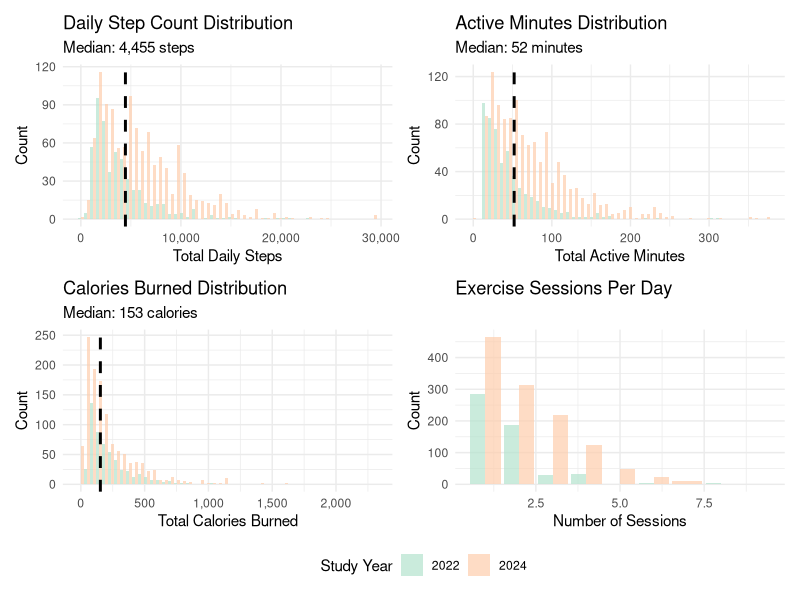
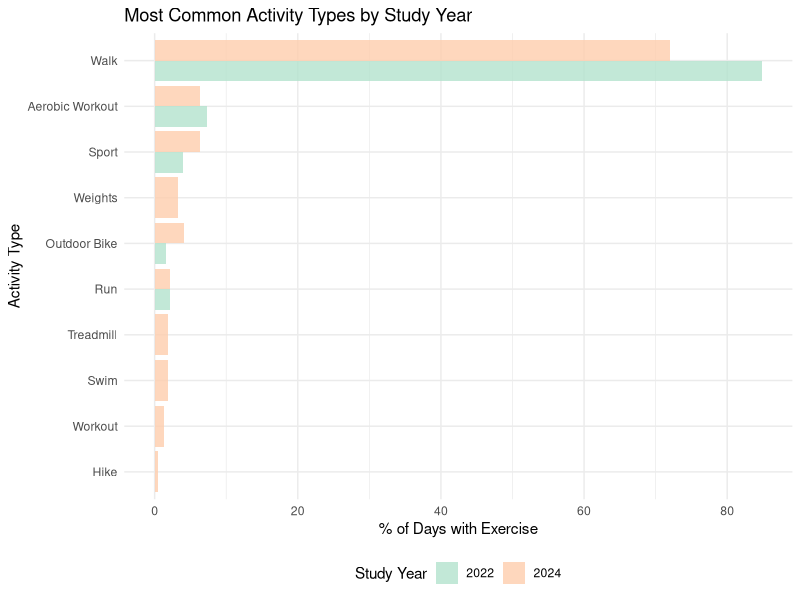
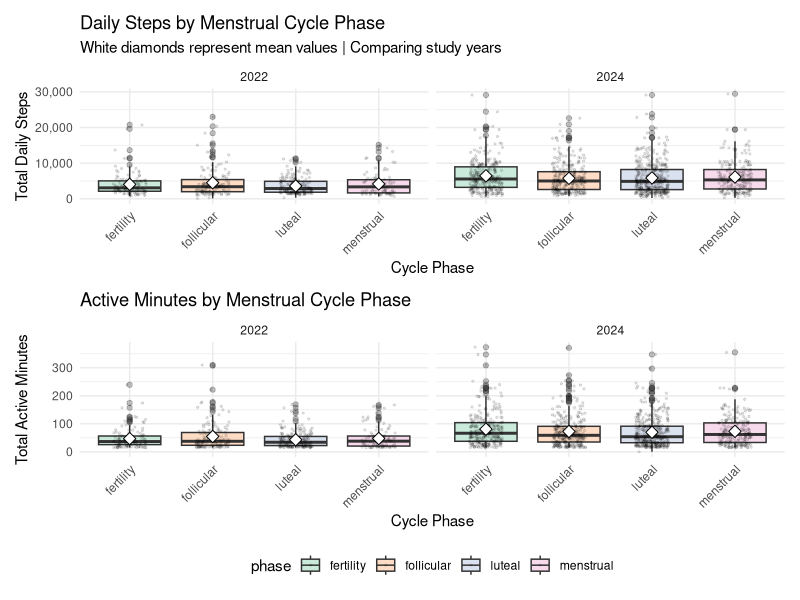
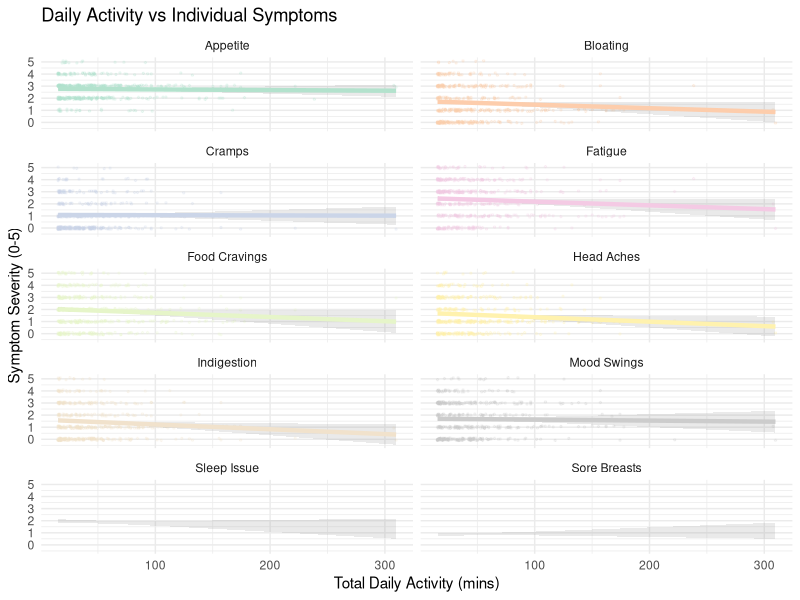
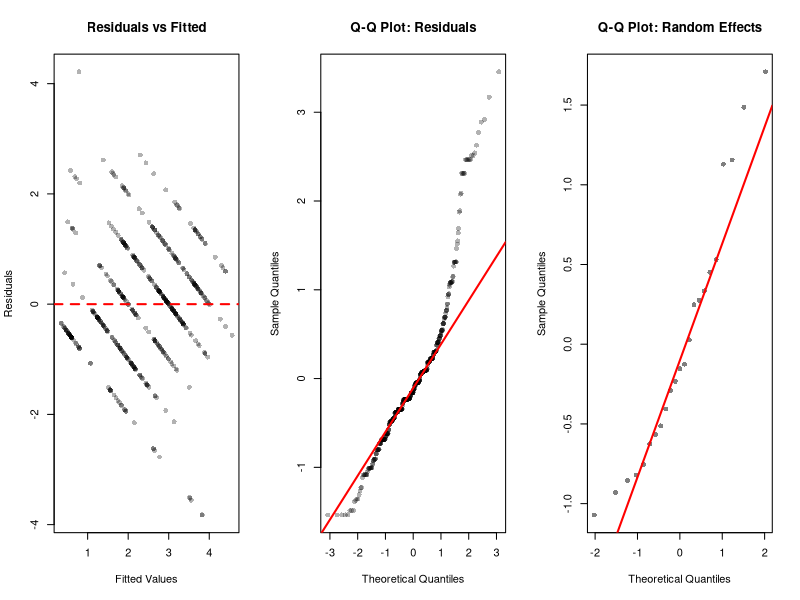

The R script that drew these images, in order:
## ---- chunk 1
# Loading libraries
library(tidyverse)
library(lme4)
library(lmerTest)
library(broom.mixed)
library(knitr)
library(kableExtra)
library(patchwork)
library(scales)

# Setting plot theme
theme_set(theme_minimal() + theme(legend.position = "bottom"))
options(
  ggplot2.discrete.colour = function(...) scale_colour_brewer(..., palette = "Pastel2"),
  ggplot2.discrete.fill   = function(...) scale_fill_brewer(..., palette = "Pastel2"),

  ggplot2.continuous.colour = function(...) scale_colour_distiller(..., palette = "PuRd"),
  ggplot2.continuous.fill   = function(...) scale_fill_distiller(..., palette = "PuRd")
)
## ---- chunk 2
# Outlier check: Identifying and viewing extreme observations
extreme_obs = read.csv("./clean_data/all_daily_data.csv") |> 
  distinct(id, study_interval, day_in_study, .keep_all = TRUE) |> 
  filter(total_steps >= 50000 | # unlikely to complete more than 50000 steps a day
         total_active_min >= 1440 | # cannot have active exercise minutes for more than 24 hours
         total_calories >= 10000) |> # unlikely to burn more than 10000 calories in a day
  select(id, study_interval, day_in_study, 
         total_steps, total_active_min, total_calories) |> 
  arrange(desc(total_steps))

# Displaying extreme observations
  kable(extreme_obs,
        caption = "Outliers with Extreme Values",
        col.names = c("ID", "Year", "Day", "Steps", "Active Min", 
                     "Calories")) |> 
  kable_styling(bootstrap_options = c("striped", "hover"))
## ---- chunk 3
# Loading data
all_daily_data = read.csv("./clean_data/all_daily_data.csv") |> 
  distinct(id, study_interval, day_in_study, .keep_all = TRUE)

# Exercise descriptives
overall_desc = all_daily_data |> 
  summarise(
    Variable = c("Daily Steps", "Active Minutes/Day", "Calories Burned", 
                 "Exercise Sessions/Day", "Days with Activity (%)"),
    Mean = c(mean(total_steps, na.rm = TRUE),
             mean(total_active_min, na.rm = TRUE),
             mean(total_calories, na.rm = TRUE),
             mean(n_sessions, na.rm = TRUE),
             NA),
    SD = c(sd(total_steps, na.rm = TRUE),
           sd(total_active_min, na.rm = TRUE),
           sd(total_calories, na.rm = TRUE),
           sd(n_sessions, na.rm = TRUE),
           NA),
    Median = c(median(total_steps, na.rm = TRUE),
               median(total_active_min, na.rm = TRUE),
               median(total_calories, na.rm = TRUE),
               median(n_sessions, na.rm = TRUE),
               NA),
    IQR = c(IQR(total_steps, na.rm = TRUE),
            IQR(total_active_min, na.rm = TRUE),
            IQR(total_calories, na.rm = TRUE),
            IQR(n_sessions, na.rm = TRUE),
            NA),
    Percent = c(NA, NA, NA, NA,
                mean(exercised_flag > 0, na.rm = TRUE) * 100)
  ) |> 
  mutate(
    Mean = ifelse(!is.na(Mean), sprintf("%.1f", Mean), ""),
    SD = ifelse(!is.na(SD), sprintf("%.1f", SD), ""),
    Median = ifelse(!is.na(Median), sprintf("%.1f", Median), ""),
    IQR = ifelse(!is.na(IQR), sprintf("%.1f", IQR), ""),
    Percent = ifelse(!is.na(Percent), sprintf("%.1f%%", Percent), "")
  )

kable(overall_desc,
      caption = "Descriptive Statistics: Exercise Metrics",
      align = c("l", "r", "r", "r", "r", "r")) %>%
  kable_styling(bootstrap_options = c("striped", "hover"), full_width = FALSE)
## ---- chunk 4
# Comparison by study year
year_comp = all_daily_data |> 
  group_by(study_interval) |> 
  summarise(
    `N Days` = n(),
    `N Participants` = n_distinct(id),
    `Mean Steps` = round(mean(total_steps, na.rm = TRUE), 0),
    `SD Steps` = round(sd(total_steps, na.rm = TRUE), 0),
    `Mean Active Min` = round(mean(total_active_min, na.rm = TRUE), 1),
    `SD Active Min` = round(sd(total_active_min, na.rm = TRUE), 1),
    `% Days Active` = round(mean(exercised_flag, na.rm = TRUE) * 100, 1)
  ) |> 
  rename(Year = study_interval)

kable(year_comp,
      caption = "Exercise Metrics by Study Year",
      align = c("c", rep("r", 7))) %>%
  kable_styling(bootstrap_options = c("striped", "hover"), full_width = FALSE)
## ---- chunk 5
# Symptom descriptives
symptom_desc = all_daily_data |> 
  summarise(
    across(c(appetite_score, headaches_score, cramps_score, sorebreasts_score, fatigue_score, sleepissue_score, moodswing_score, foodcravings_score, indigestion_score, bloating_score),
           list(mean = ~mean(.x, na.rm = TRUE),
                sd = ~sd(.x, na.rm = TRUE),
                median = ~median(.x, na.rm = TRUE)),
           .names = "{.col}_{.fn}")
  ) |> 
  pivot_longer(everything(),
               names_to = c("symptom", ".value"),
               names_pattern = "(.+)_score_(.+)") %>%
  mutate(
    symptom = str_to_title(str_replace_all(symptom, "_", " ")),
    across(where(is.numeric), ~round(.x, 2))
  )

kable(symptom_desc,
      col.names = c("Symptom", "Mean", "SD", "Median"),
      caption = "Descriptive Statistics: Symptom Severity (Scale 0-5)",
      align = c("l", "r", "r", "r")) %>%
  kable_styling(bootstrap_options = c("striped", "hover"), full_width = FALSE)
## ---- chunk 6

exercise_analysis = all_daily_data

# Distribution of daily step count
p1 = ggplot(exercise_analysis |> filter(total_steps > 0, total_steps < 50000), 
             aes(x = total_steps, fill = factor(study_interval))) +
  geom_histogram(bins = 50, alpha = 0.7, position = "dodge") +
  geom_vline(xintercept = median(exercise_analysis$total_steps[exercise_analysis$total_steps > 0], na.rm = TRUE),
             linetype = "dashed", color = "black", linewidth = 1) +
  labs(title = "Daily Step Count Distribution",
       subtitle = paste("Median:", 
                       scales::comma(round(median(exercise_analysis$total_steps[exercise_analysis$total_steps > 0], na.rm = TRUE))), 
                       "steps"),
       x = "Total Daily Steps",
       y = "Count",
       fill = "Study Year") +
  scale_x_continuous(labels = scales::comma)

# Active minutes distribution
p2 = ggplot(exercise_analysis |> filter(total_active_min > 0), 
             aes(x = total_active_min, fill = factor(study_interval))) +
  geom_histogram(bins = 50, alpha = 0.7, position = "dodge") +
  geom_vline(xintercept = median(exercise_analysis$total_active_min[exercise_analysis$total_active_min > 0], na.rm = TRUE),
             linetype = "dashed", color = "black", linewidth = 1) +
  labs(title = "Active Minutes Distribution",
       subtitle = paste("Median:", 
                       round(median(exercise_analysis$total_active_min[exercise_analysis$total_active_min > 0], na.rm = TRUE), 1), 
                       "minutes"),
       x = "Total Active Minutes",
       y = "Count",
       fill = "Study Year")

# Calories Burned Distribution
p3 = ggplot(exercise_analysis |> filter(total_calories > 0), 
             aes(x = total_calories, fill = factor(study_interval))) +
  geom_histogram(bins = 50, alpha = 0.7, position = "dodge") +
  geom_vline(xintercept = median(exercise_analysis$total_calories[exercise_analysis$total_calories > 0], na.rm = TRUE),
             linetype = "dashed", color = "black", linewidth = 1) +
  labs(title = "Calories Burned Distribution",
       subtitle = paste("Median:", 
                       scales::comma(round(median(exercise_analysis$total_calories[exercise_analysis$total_calories > 0], na.rm = TRUE))), 
                       "calories"),
       x = "Total Calories Burned",
       y = "Count",
       fill = "Study Year") +
  scale_x_continuous(labels = scales::comma)

# Exercise Sessions Per Day
p4 = ggplot(exercise_analysis |> filter(n_sessions > 0), 
             aes(x = n_sessions, fill = factor(study_interval))) +
  geom_bar(alpha = 0.7, position = "dodge") +
  labs(title = "Exercise Sessions Per Day",
       x = "Number of Sessions",
       y = "Count",
       fill = "Study Year")

(p1 + p2) / (p3 + p4) + 
  plot_layout(guides = "collect")

## ---- chunk 7
# Preparing activity types data
activities_long = exercise_analysis |> 
  filter(!is.na(activity_types), activity_types != "", activity_types != "NA") |> 
  select(id, study_interval, day_in_study, activity_types) |> 
  mutate(
    # Clean activity types column
    activity_types = str_replace_all(activity_types, "\\n", ","),
    activity_types = str_replace_all(activity_types, "\"", "")
  ) |> 
  # Split comma-separated activities into rows
  separate_rows(activity_types, sep = ",") |> 
  mutate(
    activity_types = str_trim(activity_types),
    activity_types = str_to_title(activity_types)
  ) |> 
  filter(activity_types != "", activity_types != "Na")

activities_long

# Counting activities by year
activity_counts = activities_long |> 
  group_by(study_interval, activity_types) |> 
  summarise(n_days = n(), .groups = "drop") |> 
  group_by(study_interval) |> 
  mutate(pct = n_days / sum(n_days) * 100) |> 
  ungroup()

# Getting top 10 activities
top_activities = activity_counts |> 
  group_by(activity_types) |> 
  summarise(total = sum(n_days)) |> 
  arrange(desc(total)) |> 
  slice(1:10) |> 
  pull(activity_types)

activity_counts_top = activity_counts |> 
  filter(activity_types %in% top_activities)

# Plot: Activity type frequency by year
p1 = ggplot(activity_counts_top, 
             aes(x = reorder(activity_types, pct), y = pct, 
                 fill = factor(study_interval))) +
  geom_col(position = "dodge", alpha = 0.8) +
  coord_flip() +
  labs(title = "Most Common Activity Types by Study Year",
       x = "Activity Type",
       y = "% of Days with Exercise",
       fill = "Study Year") +
  theme_minimal() +
  theme(legend.position = "bottom")

p1
## ---- chunk 8

p1 = ggplot(exercise_analysis |> filter(!is.na(phase), total_steps > 0, total_steps < 50000), 
             aes(x = phase, y = total_steps, fill = phase)) +
  geom_boxplot(alpha = 0.7, outlier.alpha = 0.3) +
  geom_jitter(width = 0.2, alpha = 0.1, size = 0.5) +
  stat_summary(fun = mean, geom = "point", shape = 23, size = 3, fill = "white") +
  facet_wrap(~study_interval, ncol = 2) +  # Side by side
  labs(title = "Daily Steps by Menstrual Cycle Phase",
       subtitle = "White diamonds represent mean values | Comparing study years",
       x = "Cycle Phase",
       y = "Total Daily Steps") +
  scale_y_continuous(labels = comma) +
  theme(legend.position = "bottom",
        axis.text.x = element_text(angle = 45, hjust = 1))

p2 = ggplot(exercise_analysis |> filter(!is.na(phase), total_active_min > 0), 
             aes(x = phase, y = total_active_min, fill = phase)) +
  geom_boxplot(alpha = 0.7, outlier.alpha = 0.3) +
  geom_jitter(width = 0.2, alpha = 0.1, size = 0.5) +
  stat_summary(fun = mean, geom = "point", shape = 23, size = 3, fill = "white") +
  facet_wrap(~study_interval, ncol = 2) +
  labs(title = "Active Minutes by Menstrual Cycle Phase",
       x = "Cycle Phase",
       y = "Total Active Minutes") +
  theme(legend.position = "bottom",
        axis.text.x = element_text(angle = 45, hjust = 1))

p1 / p2 + plot_layout(guides = "collect")
## ---- chunk 9
symptoms_long = exercise_analysis |> 
  filter(total_active_min > 0) |> 
  select(id, total_active_min, appetite_score, headaches_score, sorebreasts_score, sleepissue_score, cramps_score, fatigue_score, 
         headaches_score, moodswing_score, foodcravings_score, indigestion_score, bloating_score) |> 
  pivot_longer(cols = ends_with("_score"), 
               names_to = "symptom", 
               values_to = "severity") |> 
  filter(!is.na(severity)) |> 
  mutate(symptom = case_when(
    symptom == "appetite_score" ~ "Appetite",
    symptom == "headaches_score" ~"Head Aches",
    symptom == "sorebreasts_score" ~ "Sore Breasts",
    symptom == "sleepissue_score" ~ "Sleep Issue",
    symptom == "cramps_score" ~ "Cramps",
    symptom == "fatigue_score" ~ "Fatigue",
    symptom == "headaches_score" ~ "Headaches",
    symptom == "moodswing_score" ~ "Mood Swings",
    symptom == "foodcravings_score" ~ "Food Cravings",
    symptom == "indigestion_score" ~ "Indigestion",
    symptom == "bloating_score" ~ "Bloating"
  ))

p4 = ggplot(symptoms_long, 
             aes(x = total_active_min, y = severity, color = symptom)) +
  geom_jitter(alpha = 0.2, size = 0.5, height = 0.1) +
  geom_smooth(method = "lm", se = TRUE, linewidth = 1.5, alpha = 0.2) +
  facet_wrap(~symptom, ncol = 2) +
  labs(title = "Daily Activity vs Individual Symptoms",
       x = "Total Daily Activity (mins)",
       y = "Symptom Severity (0-5)") +
  scale_x_continuous(labels = comma) +
  scale_y_continuous(breaks = 0:5) +
  theme(legend.position = "none")

p4
## ---- chunk 10

# Model 1: Exercise → cramps
model_cramps = lmer(cramps_score ~ total_active_min + phase + (1|id), 
                     data = exercise_analysis,
                     REML = FALSE)
summary(model_cramps)

# Model 2: Exercise → fatigue
model_fatigue = lmer(fatigue_score ~ total_active_min + phase + (1|id), 
                     data = exercise_analysis,
                     REML = FALSE)
summary(model_fatigue)

# Model 3: Exercise → headaches
model_headaches = lmer(headaches_score ~ total_active_min + phase + (1|id), 
                     data = exercise_analysis,
                     REML = FALSE)
summary(model_headaches)

# Model 4: Exercise → mood swings
model_mood = lmer(moodswing_score ~ total_active_min + phase + (1|id), 
                     data = exercise_analysis,
                     REML = FALSE)
summary(model_mood)

# Model 5: Exercise → sleep issues
model_sleep = lmer(sleepissue_score ~ total_active_min + phase + (1|id), 
                     data = exercise_analysis,
                     REML = FALSE)
summary(model_sleep)

# Model 6: Exercise → bloating
model_bloating = lmer(bloating_score ~ total_active_min + phase + (1|id), 
                     data = exercise_analysis,
                     REML = FALSE)
summary(model_bloating)

# Model 7: Exercise → appetite
model_appetite = lmer(appetite_score ~ total_active_min + phase + (1|id), 
                     data = exercise_analysis,
                     REML = FALSE)
summary(model_appetite)

# Model 8: Exercise → sore breasts
model_sorebreasts = lmer(sorebreasts_score ~ total_active_min + phase + (1|id), 
                     data = exercise_analysis,
                     REML = FALSE)
summary(model_sorebreasts)

# Model 9: Exercise → food cravings
model_foodcravings = lmer(foodcravings_score ~ total_active_min + phase + (1|id), 
                     data = exercise_analysis,
                     REML = FALSE)
summary(model_foodcravings)

# Model 10: Exercise → indigestion
model_indigestion = lmer(indigestion_score ~ total_active_min + phase + (1|id), 
                     data = exercise_analysis,
                     REML = FALSE)
summary(model_indigestion)

## ---- chunk 11
# Cleaning results:
# Extracting coefficients for exercise effect
results_summary = bind_rows(
  tidy(model_cramps, effects = "fixed") %>% mutate(outcome = "Cramps"),
  tidy(model_fatigue, effects = "fixed") %>% mutate(outcome = "Fatigue"),
  tidy(model_headaches, effects = "fixed") %>% mutate(outcome = "Head Aches"),
  tidy(model_mood, effects = "fixed") %>% mutate(outcome = "Mood Swings"),
  tidy(model_sleep, effects = "fixed") %>% mutate(outcome = "Sleep Issues"),
  tidy(model_bloating, effects = "fixed") %>% mutate(outcome = "Bloating"),
  tidy(model_appetite, effects = "fixed") %>% mutate(outcome = "Appetite"),
  tidy(model_indigestion, effects = "fixed") %>% mutate(outcome = "Indigestion"),
  tidy(model_sorebreasts, effects = "fixed") %>% mutate(outcome = "Sore breasts"),
  tidy(model_foodcravings, effects = "fixed") %>% mutate(outcome = "Food cravings")
) %>%
  filter(term == "total_active_min") %>%
  select(outcome, estimate, std.error, statistic, p.value) %>%
  mutate(
    significant = ifelse(p.value < 0.05, "Yes", "No"),
    p.value = format.pval(p.value, digits = 3, eps = 0.001)
  )

knitr::kable(results_summary)
## ---- chunk 12

# Three essential plots
par(mfrow = c(1, 3))

# 1. Residuals vs Fitted (linearity + homoscedasticity)
plot(fitted(model_fatigue), resid(model_fatigue),
     xlab = "Fitted Values", ylab = "Residuals",
     main = "Residuals vs Fitted",
     pch = 16, col = rgb(0, 0, 0, 0.3))
abline(h = 0, col = "red", lty = 2, lwd = 2)

# 2. Q-Q Plot (normality of residuals)
qqnorm(resid(model_cramps), main = "Q-Q Plot: Residuals",
       pch = 16, col = rgb(0, 0, 0, 0.3))
qqline(resid(model_cramps), col = "red", lwd = 2)

# 3. Q-Q Plot (normality of random effects)
qqnorm(ranef(model_cramps)$id[,1], main = "Q-Q Plot: Random Effects",
       pch = 16, col = rgb(0, 0, 0, 0.5))
qqline(ranef(model_cramps)$id[,1], col = "red", lwd = 2)

par(mfrow = c(1, 1))
